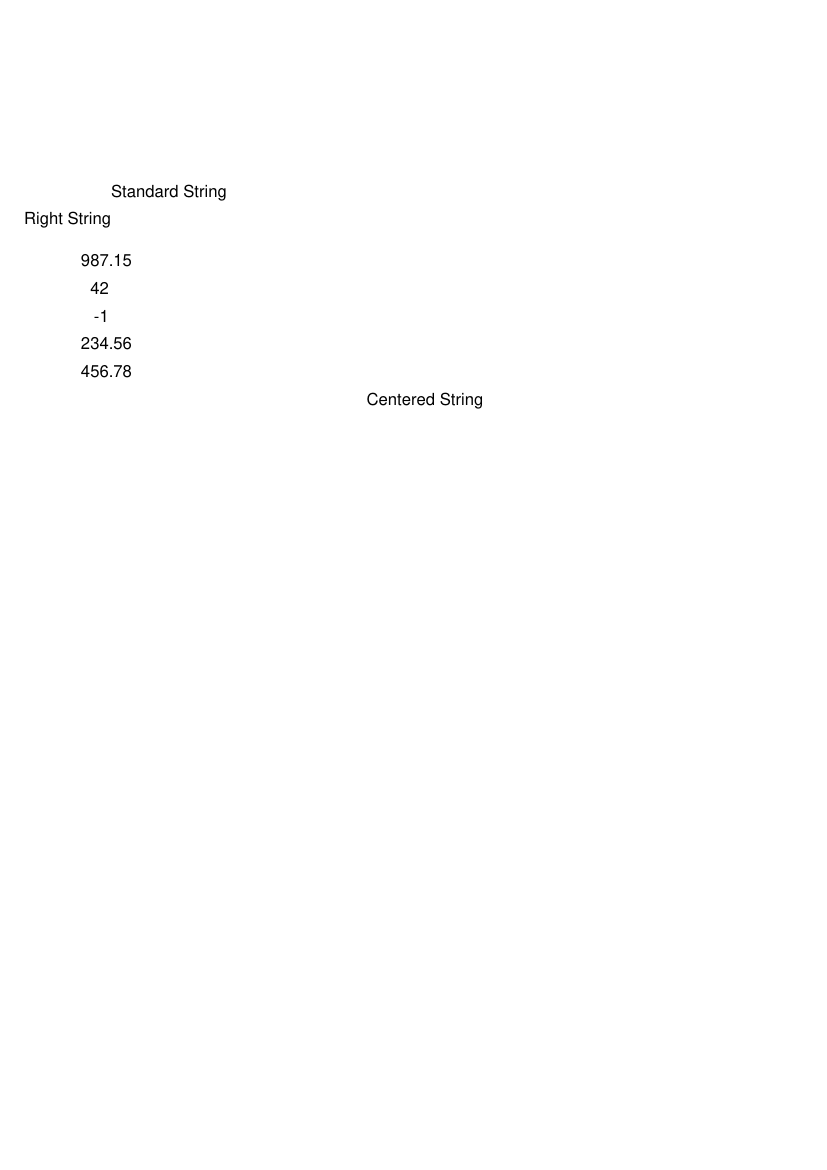

Write the Python code that produced this figure.
from reportlab.pdfgen import canvas
from reportlab.lib.pagesizes import letter


def string_alignment(c):
    """ Takes c as canvas and draws text into it"""
    width, height = letter
    
    c.drawString(80, 700, 'Standard String')
    c.drawRightString(80, 680, 'Right String')

    numbers = [987.15, 42, -1, 234.56, (456.78)]
    y = 650

    for num in numbers:
        c.drawAlignedString(80, y, str(num))
        y -= 20
    
    c.drawCentredString(width / 2, 550, 'Centered String')
    c.showPage()



if __name__ == "__main__":
    canvas_ = canvas.Canvas('pdfs-generated-by-codes/string_alignment.pdf')
    string_alignment(canvas_)
    canvas_.save()
